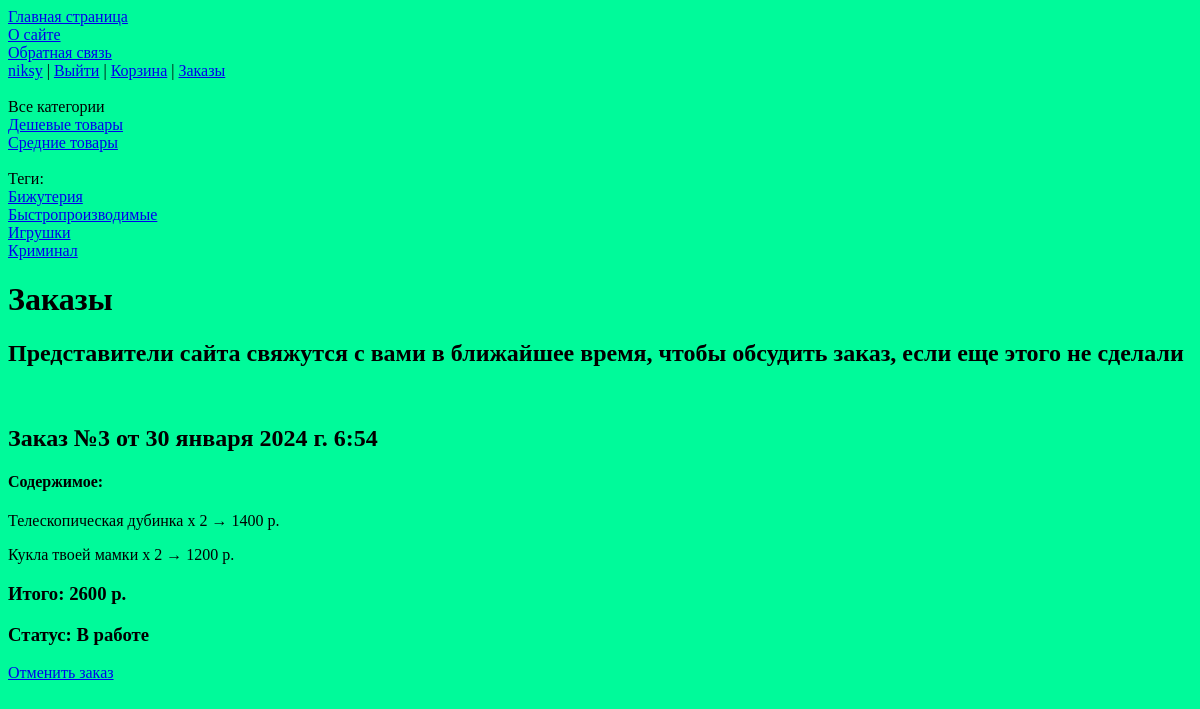
/orders/ (signed in), run on an earlier commit of the app's database.
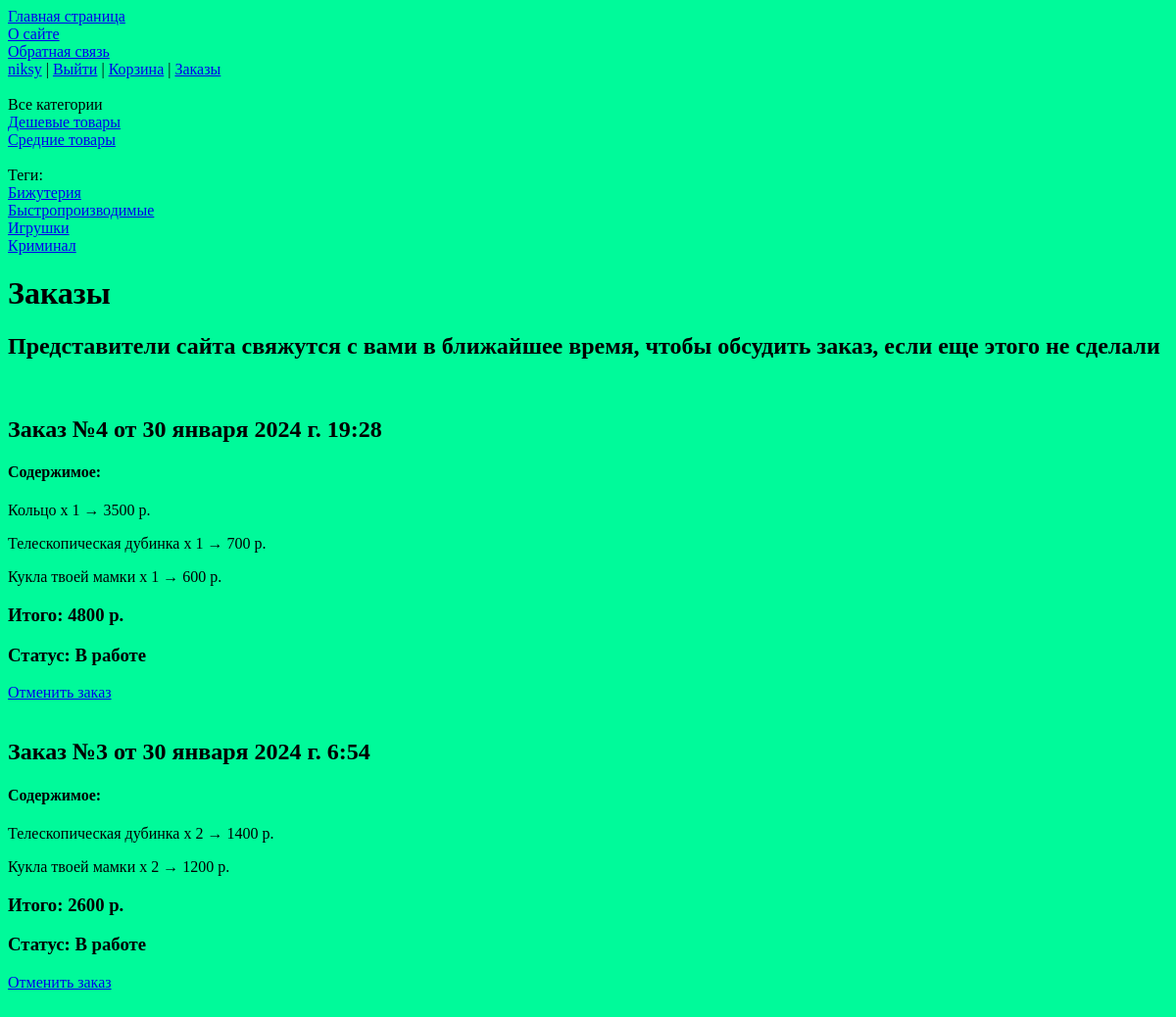
And on a later commit of the database.
### justsite/models.py (models this page shows, shortened)
class Category(models.Model):
    name = models.CharField(max_length=100, db_index=True, verbose_name="Категория")
    slug = models.SlugField(max_length=255, unique=True, db_index=True)
    def get_absolute_url(self):
        return reverse('category', kwargs={'cat_slug': self.slug})
    class Meta:
        verbose_name = 'Категория'
        verbose_name_plural = 'Категории'

class TagItem(models.Model):
    tag = models.CharField(max_length=100, db_index=True)
    slug = models.SlugField(max_length=255, unique=True, db_index=True)
    def get_absolute_url(self):
        return reverse('tag', kwargs={'tag_slug': self.slug})
    class Meta:
        verbose_name = 'Тег'
        verbose_name_plural = 'Теги'

class Order(models.Model):
    class Status(models.IntegerChoices):
        ONTHEJOB = 0, 'В работе'
        READYTOGO = 1, 'Готов к выдаче'
        FINISHED = 2, 'Выдан'
    user = models.ForeignKey(get_user_model(), on_delete=models.CASCADE, related_name='user_orders')
    item = models.ManyToManyField(Items, related_name='order_item')
    time_create = models.DateTimeField(auto_now_add=True, verbose_name="Время создания")
    status = models.IntegerField(choices=Status.choices, default=Status.ONTHEJOB)
    order_sum = models.IntegerField(blank=True, verbose_name="Стоимость заказа", null=True)
    class Meta:
        ordering = ['-time_create']
        indexes = [
            models.Index(fields=['-time_create']),
        ]
        verbose_name = "Заказ"
        verbose_name_plural = 'Заказы'

class Items(models.Model):
    class Status(models.IntegerChoices):
        DRAFT = 0, 'Черновик'
        PUBLISHED = 1, 'Опубликовано'
    name = models.CharField(max_length=255, verbose_name="Название товара")
    slug = models.SlugField(max_length=255, db_index=True, unique=True, verbose_name="Слаг", validators=[
        MinLengthValidator(5, message="Минимум 5 символов"),
        MaxLengthValidator(100, message="Максимум 100 символов"),
    ])
    photo = models.ImageField(upload_to="photos/%Y/%m/%d/", default=None, blank=True, null=True, verbose_name="Фото")
    description = models.TextField(blank=True, verbose_name="Описание")
    time_create = models.DateTimeField(auto_now_add=True, verbose_name="Время создания")
    is_published = models.BooleanField(choices=tuple(map(lambda x: (bool(x[0]), x[1]), Status.choices)),
                                       default=Status.DRAFT, verbose_name="Статус")
    cat = models.ForeignKey('Category', on_delete=models.SET_NULL, related_name='items', verbose_name="Категория", null=True)
    tags = models.ManyToManyField('TagItem', blank=True, related_name='tags', verbose_name="Теги")
    price = models.IntegerField(blank=True, verbose_name="Цена", null=True)
    rate = models.FloatField(blank=True, verbose_name="Рейтинг", null=True)
    published = PublishedModel()
    objects = models.Manager()
    class Meta:
        ordering = ['-time_create']
        indexes = [
            models.Index(fields=['-time_create']),
        ]
        verbose_name = "Товары магазина"
        verbose_name_plural = 'Товары магазина'

### justsite/views.py (the view, shortened to what this page needs)
# urls.py: path('orders/', views.Orders.as_view(), name="orders"),
class Orders(LoginRequiredMixin, DataMixin, ListView):
    template_name = 'justsite/orders.html'
    context_object_name = 'orders'
    title_page = "Заказы"
    def get_queryset(self):
        self.orders = self.request.user.user_orders.all()
        self.orders_items = {}
        for order in self.orders:
            res = OrderItem.objects.filter(order=order).annotate(total=F('item__price')*F('count')).values('item__name', 'count', 'total')
            self.orders_items[order] = list(res)
            print(order.__dict__)
        return self.orders
    def get_context_data(self, *, object_list=None, **kwargs):
        context = super().get_context_data(**kwargs)
        return self.get_mixin_context(context, orders_items=self.orders_items)

### justsite/context_processors.py (called while the page is built)
def get_site_context(request):
    return {'mainmenu': menu}

### justsite/templatetags/pstags.py (called while the page is built)
@register.filter
def get_item(dictionary, key):
    return dictionary.get(key)

@register.inclusion_tag('justsite/list_categories.html')
def show_categories(cat_selected_id=0):
    cats = Category.objects.annotate(total=Count("items")).filter(total__gt=0)
    return {"cats": cats, "cat_selected": cat_selected_id}

@register.inclusion_tag('justsite/list_tags.html')
def show_all_tags():
    return {"tags": TagItem.objects.annotate(total=Count("tags")).filter(total__gt=0)}

### justsite/utils.py (called while the page is built)
    def get_mixin_context(self, context, **kwargs):
        context.update(kwargs)
        return context

### justsite/templates/justsite/orders.html (shortened to what this page needs)
{% extends 'base.html' %}
{% load pstags %}
{% block content %}
<h1>{{ title }}</h1>
<h2>Представители сайта свяжутся с вами в ближайшее время, чтобы обсудить заказ, если еще этого не сделали</h2>
<br>
{% for order in orders %}
<div>
    <h2>Заказ №{{order.id}} от {{order.time_create}}</h2>
    <h4>Содержимое:</h4>
    {% for item in orders_items|get_item:order %}
    <p>{{ item.item__name }} x {{item.count}} → {{item.total}} р.</p>
    {% endfor %}
</div>
<h3>Итого: {{order.order_sum}} р.</h3>
<h3>Статус: {{order.get_status_display}}</h3>
<div><a href="{% url 'delete_order' order.id %}">Отменить заказ</a></div>
<br>
{% endfor %}
{% endblock %}

### templates/base.html (shortened to what this page needs)
{% load static %}
{% load pstags %}
<html>
<head>
    <link type="text/css" href="{% static 'justsite/css/styles.css' %}" rel="stylesheet" />
</head>
<a href="{% url 'home' %}">Главная страница</a>
{% block mainmenu %}
{% for m in mainmenu %}
<div><a href="{% url m.url_name %}">{{m.title}}</a></div>
{% endfor %}
{% if user.is_authenticated %}
<div><a href="{% url 'users:profile' %}">{{user.username}}</a> | <a href="{% url 'users:logout' %}">Выйти</a> | <a href="{% url 'cart' %}">Корзина</a> | <a href="{% url 'orders' %}">Заказы</a></div>
{% else %}
<div><a href="{% url 'users:login' %}">Войти</a> | <a href="{% url 'users:register' %}">Регистрация</a>| <a href="{% url 'cart' %}">Корзина</a> | <a href="{% url 'orders' %}">Заказы</a></div>
{% endif %}
{% endblock mainmenu %}
<br>
{% if cat_selected == 0 %}
<div>Все категории</div>
{% else %}
<div><a href="{% url 'home' %}">Все категории</a></div>
{% endif %}
{% show_categories cat_selected %}
<br>
{% show_all_tags %}
<body>
{% block content %}
{% endblock %}
</body>
</html>

### justsite/templates/justsite/list_categories.html
{% for cat in cats %}
         {% if cat.id == cat_selected %}
                   <div>{{cat.name}}</div>
         {% else %}
                   <div><a href="{{ cat.get_absolute_url }}">{{cat.name}}</a></div>
         {% endif %}
{% endfor %}

### justsite/templates/justsite/list_tags.html
{% if tags %}
    Теги:
        {% for t in tags %}
        <div><a href="{{t.get_absolute_url}}">{{t.tag}}</a></div>
        {% endfor %}
{% endif %}

What changed in the data, as far as the page shows it:
added Order: id "4", time_create "30 января 2024 г. 19:28", order_sum "4800", status "В работе", Items (item__name "Телескопическая дубинка", count "1", total "700"), Items (item__name "Кукла твоей мамки", count "1", total "600")
now on this page (row unchanged): Items: item__name "Кольцо", count "1", total "3500", shown under "4"
